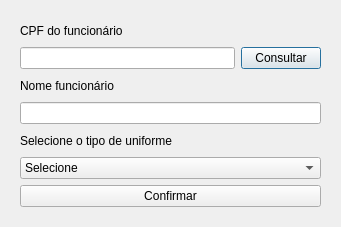
<?xml version="1.0" encoding="UTF-8"?>
<ui version="4.0">
 <class>Dialog</class>
 <widget class="QDialog" name="Dialog">
  <property name="geometry">
   <rect>
    <x>0</x>
    <y>0</y>
    <width>341</width>
    <height>227</height>
   </rect>
  </property>
  <property name="minimumSize">
   <size>
    <width>341</width>
    <height>227</height>
   </size>
  </property>
  <property name="windowTitle">
   <string>Dialog</string>
  </property>
  <layout class="QHBoxLayout" name="horizontalLayout_3">
   <item>
    <widget class="QWidget" name="widget" native="true">
     <layout class="QVBoxLayout" name="verticalLayout_2">
      <item>
       <widget class="QLabel" name="label">
        <property name="text">
         <string>CPF do funcionário</string>
        </property>
       </widget>
      </item>
      <item>
       <layout class="QHBoxLayout" name="horizontalLayout_2">
        <item>
         <widget class="QLineEdit" name="txt_cpf_emprestimo"/>
        </item>
        <item>
         <widget class="QPushButton" name="btn_consulta_funcionario">
          <property name="text">
           <string>Consultar</string>
          </property>
         </widget>
        </item>
       </layout>
      </item>
      <item>
       <widget class="QLabel" name="label_3">
        <property name="text">
         <string>Nome funcionário</string>
        </property>
       </widget>
      </item>
      <item>
       <widget class="QLineEdit" name="txt_nome_funcionario"/>
      </item>
      <item>
       <widget class="QLabel" name="label_2">
        <property name="text">
         <string>Selecione o tipo de uniforme</string>
        </property>
       </widget>
      </item>
      <item>
       <layout class="QHBoxLayout" name="horizontalLayout">
        <item>
         <widget class="QComboBox" name="cb_uniforme">
          <item>
           <property name="text">
            <string>Selecione</string>
           </property>
          </item>
          <item>
           <property name="text">
            <string>Garçom</string>
           </property>
          </item>
          <item>
           <property name="text">
            <string>Cozinha</string>
           </property>
          </item>
         </widget>
        </item>
       </layout>
      </item>
      <item>
       <widget class="QPushButton" name="btn_emprestar">
        <property name="text">
         <string>Confirmar</string>
        </property>
       </widget>
      </item>
     </layout>
    </widget>
   </item>
  </layout>
 </widget>
 <resources/>
 <connections/>
</ui>
